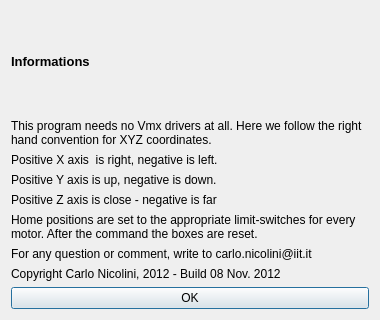
<?xml version="1.0" encoding="UTF-8"?>
<ui version="4.0">
 <class>InfoDialog</class>
 <widget class="QDialog" name="InfoDialog">
  <property name="geometry">
   <rect>
    <x>0</x>
    <y>0</y>
    <width>380</width>
    <height>320</height>
   </rect>
  </property>
  <property name="sizePolicy">
   <sizepolicy hsizetype="Fixed" vsizetype="Fixed">
    <horstretch>0</horstretch>
    <verstretch>0</verstretch>
   </sizepolicy>
  </property>
  <property name="windowTitle">
   <string>Dialog</string>
  </property>
  <layout class="QVBoxLayout" name="verticalLayout_2">
   <item>
    <widget class="QLabel" name="label">
     <property name="autoFillBackground">
      <bool>true</bool>
     </property>
     <property name="locale">
      <locale language="English" country="UnitedStates"/>
     </property>
     <property name="text">
      <string>&lt;!DOCTYPE HTML PUBLIC &quot;-//W3C//DTD HTML 4.0//EN&quot; &quot;http://www.w3.org/TR/REC-html40/strict.dtd&quot;&gt;
&lt;html&gt;&lt;head&gt;&lt;meta name=&quot;qrichtext&quot; content=&quot;1&quot; /&gt;&lt;style type=&quot;text/css&quot;&gt;
p, li { white-space: pre-wrap; }
&lt;/style&gt;&lt;/head&gt;&lt;body style=&quot; font-family:'MS Shell Dlg 2'; font-size:8.25pt; font-weight:400; font-style:normal;&quot;&gt;
&lt;p style=&quot; margin-top:0px; margin-bottom:0px; margin-left:0px; margin-right:0px; -qt-block-indent:0; text-indent:0px;&quot;&gt;&lt;span style=&quot; font-size:10pt; font-weight:600;&quot;&gt;Informations&lt;/span&gt;&lt;/p&gt;&lt;/body&gt;&lt;/html&gt;</string>
     </property>
     <property name="wordWrap">
      <bool>true</bool>
     </property>
    </widget>
   </item>
   <item>
    <layout class="QVBoxLayout" name="verticalLayout">
     <item>
      <widget class="QLabel" name="label_2">
       <property name="autoFillBackground">
        <bool>true</bool>
       </property>
       <property name="locale">
        <locale language="English" country="UnitedStates"/>
       </property>
       <property name="frameShape">
        <enum>QFrame::NoFrame</enum>
       </property>
       <property name="text">
        <string>This program needs no Vmx drivers at all. Here we follow the right hand convention for XYZ coordinates.</string>
       </property>
       <property name="wordWrap">
        <bool>true</bool>
       </property>
      </widget>
     </item>
     <item>
      <widget class="QLabel" name="label_3">
       <property name="autoFillBackground">
        <bool>true</bool>
       </property>
       <property name="locale">
        <locale language="English" country="UnitedStates"/>
       </property>
       <property name="text">
        <string>Positive X axis  is right, negative is left.</string>
       </property>
       <property name="wordWrap">
        <bool>true</bool>
       </property>
      </widget>
     </item>
     <item>
      <widget class="QLabel" name="label_4">
       <property name="autoFillBackground">
        <bool>true</bool>
       </property>
       <property name="locale">
        <locale language="English" country="UnitedStates"/>
       </property>
       <property name="text">
        <string>Positive Y axis is up, negative is down.</string>
       </property>
       <property name="wordWrap">
        <bool>true</bool>
       </property>
      </widget>
     </item>
     <item>
      <widget class="QLabel" name="label_5">
       <property name="autoFillBackground">
        <bool>true</bool>
       </property>
       <property name="locale">
        <locale language="English" country="UnitedStates"/>
       </property>
       <property name="text">
        <string>Positive Z axis is close - negative is far</string>
       </property>
       <property name="wordWrap">
        <bool>true</bool>
       </property>
      </widget>
     </item>
     <item>
      <widget class="QLabel" name="label_8">
       <property name="text">
        <string>Home positions are set to the appropriate limit-switches for every motor. After the command the boxes are reset.</string>
       </property>
       <property name="wordWrap">
        <bool>true</bool>
       </property>
      </widget>
     </item>
     <item>
      <widget class="QLabel" name="label_6">
       <property name="autoFillBackground">
        <bool>true</bool>
       </property>
       <property name="locale">
        <locale language="English" country="UnitedStates"/>
       </property>
       <property name="text">
        <string>For any question or comment, write to carlo.nicolini@iit.it</string>
       </property>
       <property name="wordWrap">
        <bool>true</bool>
       </property>
      </widget>
     </item>
     <item>
      <widget class="QLabel" name="label_7">
       <property name="text">
        <string>Copyright Carlo Nicolini, 2012 - Build 08 Nov. 2012</string>
       </property>
       <property name="wordWrap">
        <bool>true</bool>
       </property>
      </widget>
     </item>
    </layout>
   </item>
   <item>
    <widget class="QPushButton" name="pushButton">
     <property name="text">
      <string>OK</string>
     </property>
    </widget>
   </item>
  </layout>
 </widget>
 <resources/>
 <connections/>
</ui>
